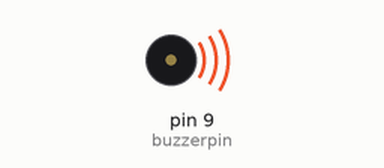
Recording of a sketch running on a simulated Arduino Uno, built with avr-gcc and run on an emulated ATmega328P. Shown: buzzer (waves = sounding).

Above: at 0.5 s.
Timing chart, 0 to 4.6 s (numbered marks = the images above):
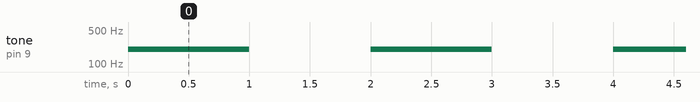

The sketch:

Task_1.2.1.ino
```cpp
/*
Developer   - Nikhil Arun
Date        - 6-2-2026
Board       - Arduino Uno R3
*/

//Makes the buzzer buzz with a certain frequency every 1 sec

int buzzerpin = 9;
void setup() {
  pinMode(buzzerpin, OUTPUT);
  noTone(buzzerpin);
}

void loop() {
  tone(buzzerpin,200);
  delay(1000);
    noTone(buzzerpin);
delay(1000);

}
```

Measured:
- by itself, tone on pin 9 (buzzerpin): alternates 200 Hz for 1.0 s and silent for 1.0 s
